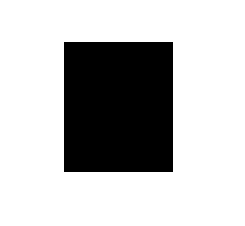
#> input picture 3-Ing-Informatica/1-Cuatrimestre/computer-graphics-image-processing/ip-lab4/box.png, 245 x 226 px
$ python test.py
#> lines starting #> are read from the running program, lines starting #| are printed output that depends on the picture; after the words box and inside, x2 and y2 are one past the last pixel; in counts of white or black regions, pixels touching at a corner belong together
import cv2 as cv
import numpy as np

img = cv.imread('box.png',0)
#> img: shape (226, 245); 74.4% white; 1 black region, box (x1, y1, x2, y2) and area: (64, 42, 173, 172) 14170
sobelx8u = cv.Sobel(img,cv.CV_8U,1,0,ksize=5)
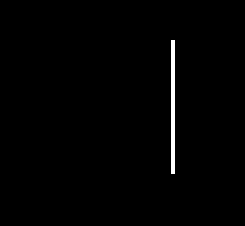
#> sobelx8u: shape (226, 245); 0.97% white; 1 white region, box (x1, y1, x2, y2) and area: (171, 40, 175, 174) 536
cv.imshow('sobelx8u',sobelx8u)
k = cv.waitKey(0)
#> (key Esc is pressed here)

img = cv.imread('box.png',0)
sobelx8u = cv.Sobel(img,cv.CV_8U,1,0,ksize=5)
sobelx64f = cv.Sobel(img,cv.CV_64F,1,0,ksize=5)
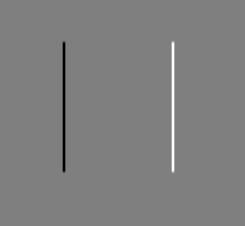
#> sobelx64f: shape (226, 245) float64; min -12240, max 12240, mean 0; drawn with min black and max white
abs_sobel64f = np.absolute(sobelx64f)
sobel_8u = np.uint8(abs_sobel64f)
cv.imshow('sobel_8u',sobel_8u)
cv.waitKey(0)
